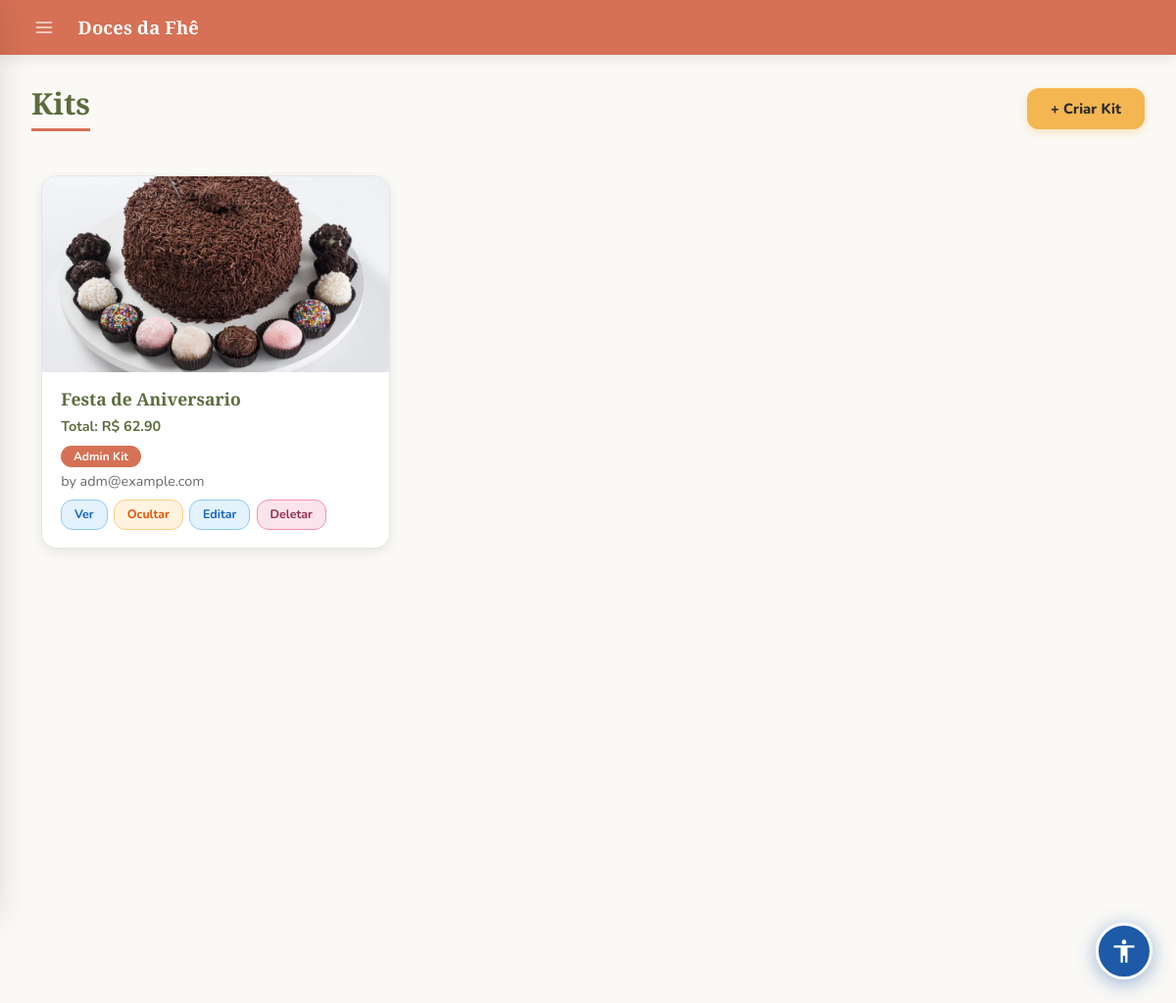
The page /kits (signed in) on the database as committed earlier.
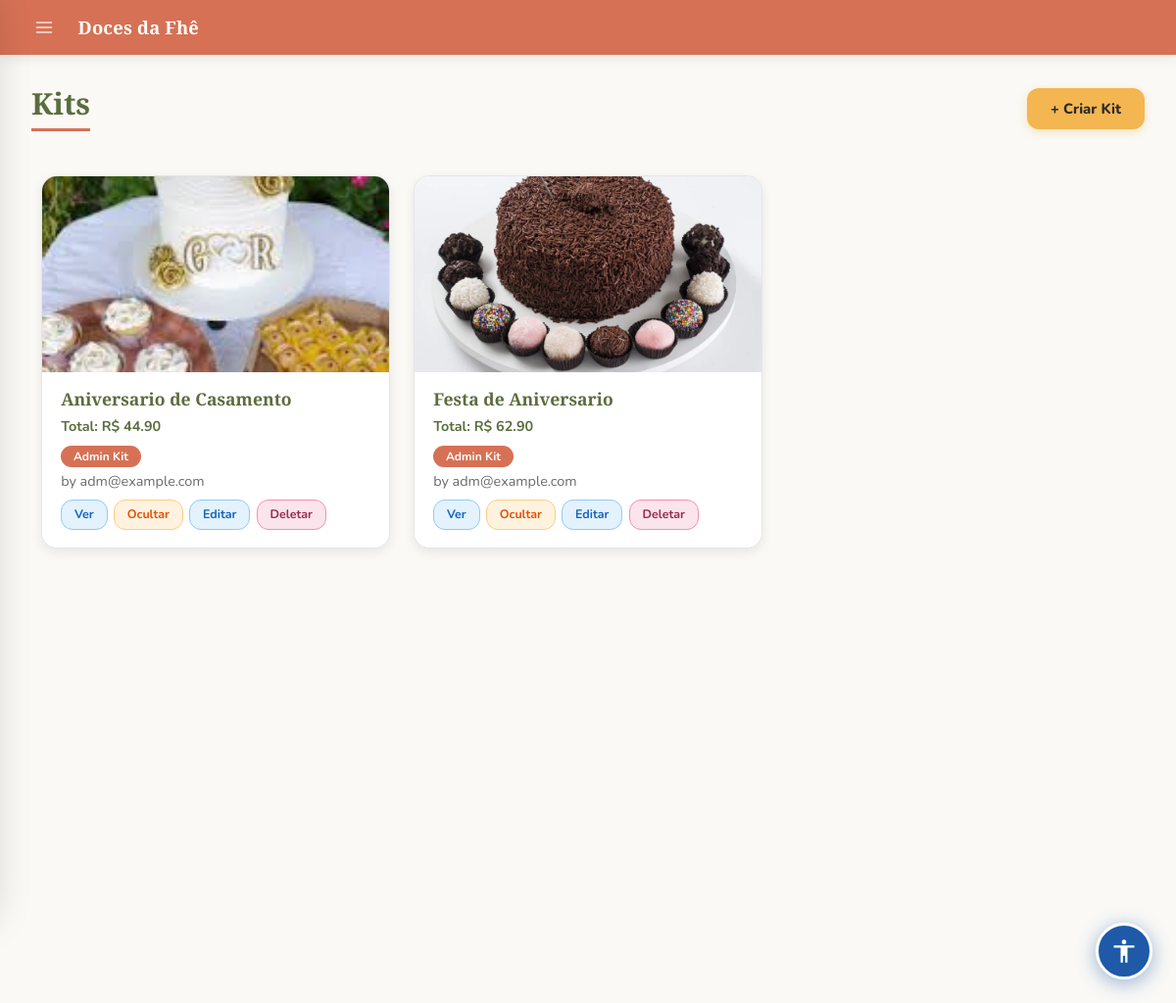
The same page on the database as committed later.
### models.py (models this page shows, shortened)
class SiteConfig(db.Model):
    __tablename__ = "site_config"
    id               = db.Column(db.Integer, primary_key=True)
    color_primary    = db.Column(db.String(20), default='#5B6D3D')
    color_secondary  = db.Column(db.String(20), default='#D67155')
    color_accent     = db.Column(db.String(20), default='#F3B651')
    color_dark       = db.Column(db.String(20), default='#932E50')
    color_bg         = db.Column(db.String(20), default='#FAF9F6')
    color_text       = db.Column(db.String(20), default='#2B2B2B')
    color_text_light = db.Column(db.String(20), default='#6B6B6B')
    auth_bg_color1   = db.Column(db.String(20), default='#e8eed8')
    auth_bg_color2   = db.Column(db.String(20), default='#8fa05a')
    font_title   = db.Column(db.String(100), default='Playfair Display')
    font_body    = db.Column(db.String(100), default='Nunito')
    font_size    = db.Column(db.String(10), default='16')
    title_weight = db.Column(db.String(10), default='700')
    body_weight  = db.Column(db.String(10), default='400')
    layout_mode   = db.Column(db.String(20), default='spacious')
    layout_width  = db.Column(db.String(20), default='centered')
    card_columns  = db.Column(db.Integer,    default=3)
    card_gap      = db.Column(db.Integer,    default=20)
    show_carousel = db.Column(db.Boolean,    default=True)
    btn_radius  = db.Column(db.String(10), default='12px')
    card_shadow = db.Column(db.String(10), default='medium')
    navbar_fixed = db.Column(db.Boolean, default=True)
    anim_enabled     = db.Column(db.Boolean, default=True)
    anim_intensity   = db.Column(db.String(10), default='medium')
    anim_duration    = db.Column(db.Integer,    default=220)
    anim_hover_style = db.Column(db.String(20), default='lift')
    site_name   = db.Column(db.String(100), default='Doces da Fhê')
    logo_url    = db.Column(db.String(255), nullable=True)
    logo_height     = db.Column(db.Integer, default=100)
    logo_fit        = db.Column(db.String(20), default='contain')
    carousel_height = db.Column(db.Integer, default=340)
    card_img_height = db.Column(db.Integer, default=200)
    card_radius     = db.Column(db.String(10), default='16px')
    flash_success   = db.Column(db.String(20), default='#ffffff')
    flash_error     = db.Column(db.String(20), default='#f8d7da')
    flash_info      = db.Column(db.String(20), default='#ffffff')
    new_badge_days  = db.Column(db.Integer, default=7)
    updated_at      = db.Column(db.DateTime, default=datetime.utcnow, onupdate=datetime.utcnow)

class Kit(db.Model):
    __tablename__ = 'kits'
    id = db.Column(db.Integer, primary_key=True)
    name = db.Column(db.String(200), nullable=False)
    description = db.Column(db.Text, nullable=True)
    created_by = db.Column(
        db.Integer, db.ForeignKey('users.id'), nullable=False)
    is_admin_kit = db.Column(db.Boolean, default=False)   # True = admin kit
    ativo = db.Column(db.Boolean, default=True, nullable=False)
    created_at = db.Column(db.DateTime, default=datetime.utcnow)
    updated_at = db.Column(
        db.DateTime, default=datetime.utcnow, onupdate=datetime.utcnow)
    image_url      = db.Column(db.String(500), nullable=True)
    estoque        = db.Column(db.Integer, default=0, nullable=False)
    estoque_minimo = db.Column(db.Integer, default=5, nullable=False)
    products = db.relationship(
        'KitProduct', backref='kit', cascade='all, delete-orphan')
    creator = db.relationship('User', backref='kits')
    @property
    def total_price(self):
        return sum(kp.product.price * kp.quantity for kp in self.products)

class Product(db.Model):
    __tablename__ = "products"
    id          = db.Column(db.Integer, primary_key=True)
    name        = db.Column(db.String(200), unique=True, nullable=False, index=True)
    description = db.Column(db.String(800), nullable=False)
    image_url   = db.Column(db.String(300))
    price       = db.Column(db.Numeric(10, 2), nullable=False)
    category    = db.Column(db.String(100), nullable=True, default='geral')  # ✅ NOVO
    ativo          = db.Column(db.Boolean, default=True, nullable=False)
    estoque        = db.Column(db.Integer, default=0, nullable=False)
    estoque_minimo = db.Column(db.Integer, default=5, nullable=False)
    created_at     = db.Column(db.DateTime, default=datetime.utcnow)

class KitProduct(db.Model):
    __tablename__ = 'kit_products'
    kit_id = db.Column(db.Integer, db.ForeignKey('kits.id'), primary_key=True)
    product_id = db.Column(db.Integer, db.ForeignKey(
        'products.id'), primary_key=True)
    quantity = db.Column(db.Integer, default=1)
    added_at = db.Column(db.DateTime, default=datetime.utcnow)
    product = db.relationship('Product')

class User(db.Model, UserMixin):
    __tablename__ = "users"
    id       = db.Column(db.Integer, primary_key=True)
    email    = db.Column(db.String(120), unique=True, nullable=False, index=True)
    password = db.Column(db.String(200), nullable=False)
    name     = db.Column(db.String(120), nullable=True)   # ✅ NOVO
    phone    = db.Column(db.String(20), nullable=False)
    cep      = db.Column(db.String(8), nullable=False)
    is_admin = db.Column(db.Boolean, default=False, nullable=False)
    reset_token        = db.Column(db.String(100), unique=True, nullable=True)
    reset_token_expiry = db.Column(db.DateTime, nullable=True)
    created_at = db.Column(db.DateTime, default=datetime.utcnow)

### app.py (the view)
@app.route('/kits')
@login_required
def list_kits():
    if current_user.is_admin:
        kits = Kit.query.order_by(Kit.created_at.desc()).all()
    else:
        kits = Kit.query.filter(
            (Kit.created_by == current_user.id) | (Kit.is_admin_kit == True)
        ).order_by(Kit.created_at.desc()).all()
    return render_template('kits/list.html', kits=kits)

### app.py (called while the page is built)
@login_manager.user_loader
def load_user(user_id):
    return User.query.get(int(user_id))

@app.context_processor
def inject_globals():
    if current_user.is_authenticated:
        total_itens = db.session.query(
            db.func.sum(CarrinhoItem.quantidade)
        ).filter_by(user_id=current_user.id).scalar() or 0
    else:
        total_itens = 0
    site_config = SiteConfig.query.first()
    return dict(carrinho_total=total_itens, site_config=site_config)

### templates/kits/list.html (shortened to what this page needs)
{% extends "admin/base.html" %}
{% block styles %}
<link rel="stylesheet" href="{{ url_for('static', filename='admin.css') }}">
{% endblock %}
{% block content %}
<div class="page-header">
  <h2>Kits</h2>
  {% if current_user.is_admin %}
    <div class="page-header-actions">
      <a href="{{ url_for('create_kit') }}" class="btn-primary">+ Criar Kit</a>
    </div>
  {% endif %}
</div>
{% if kits %}
  <div class="container mt-3">
    <div class="row g-4">
      {% for kit in kits %}
      <div class="col-md-6 col-lg-4">
        <div class="card h-100" {% if not kit.ativo %}style="opacity:0.5;"{% endif %}>
          {% if kit.image_url %}
            <img src="{{ url_for('static', filename=kit.image_url) }}" alt="{{ kit.name }}">
          {% else %}
            <div class="d-flex align-items-center justify-content-center bg-secondary text-white" style="height:200px;">
              No image
            </div>
          {% endif %}
          <div class="card-body">
            <h5>{{ kit.name }}</h5>
            <p><strong>Total: R$ {{ "%.2f"|format(kit.total_price) }}</strong></p>
            {% if kit.is_admin_kit %}
              <span class="badge">Admin Kit</span>
            {% endif %}
            <p class="mt-1" style="font-size:.82rem; color:var(--color-text-light);">
              by {{ kit.creator.email }}
            </p>
            <div class="acoes-wrap mt-2">
              <a href="{{ url_for('view_kit', kit_id=kit.id) }}" class="btn-acao btn-editar">Ver</a>
              {% if current_user.is_admin %}
                <form method="POST" action="{{ url_for('toggle_kit_ativo', kit_id=kit.id) }}" style="display:inline;">
                  <button type="submit" class="btn-acao btn-toggle">
                    {% if kit.ativo %}Ocultar{% else %}Mostrar{% endif %}
                  </button>
                </form>
              {% endif %}
              {% if current_user.is_admin or kit.creator_id == current_user.id %}
                <a href="{{ url_for('edit_kit', kit_id=kit.id) }}" class="btn-acao btn-editar">Editar</a>
                <form method="POST" action="{{ url_for('delete_kit', kit_id=kit.id) }}" style="display:inline;" onsubmit="return confirm('Deletar {{ kit.name }}?')">
                  <button type="submit" class="btn-acao btn-deletar">Deletar</button>
                </form>
              {% endif %}
            </div>
          </div>
        </div>
      </div>
      {% endfor %}
    </div>
  </div>
{% else %}
  <p>Nenhum kit encontrado.
    {% if current_user.is_admin %}Crie seu primeiro kit!{% endif %}
  </p>
{% endif %}
{% endblock %}

### templates/admin/base.html (shortened to what this page needs)
<!DOCTYPE html>
<html>
<head>
  <link href="https://cdn.jsdelivr.net/npm/bootstrap@5.3.0/dist/css/bootstrap.min.css" rel="stylesheet">
  {% block styles %}{% endblock %}
  <link rel="stylesheet" href="{{ url_for('dynamic_styles') }}">
  {% if not request.path.startswith('/admin') and request.path not in ['/login', '/signup', '/logout', '/forgot-password', '/change-password'] and not request.path.startswith('/reset-password') %}
  <link rel="stylesheet" href="{{ url_for('static', filename='accessibility.css') }}">
  {% endif %}
</head>
<body>
{% if current_user.is_authenticated and current_user.is_admin %}
<div class="topbar">
  <button class="topbar-menu-btn" id="drawerToggle" aria-label="Menu">
    <svg xmlns="http://www.w3.org/2000/svg" width="20" height="20" viewBox="0 0 24 24" fill="none"
         stroke="currentColor" stroke-width="2" stroke-linecap="round" stroke-linejoin="round">
      <line x1="3" y1="6"  x2="21" y2="6"/>
      <line x1="3" y1="12" x2="21" y2="12"/>
      <line x1="3" y1="18" x2="21" y2="18"/>
    </svg>
  </button>
  <span class="topbar-brand">{{ site_config.site_name if site_config else 'Doces da Fhê' }}</span>
</div>
{% endif %}
<div class="acc-content-wrap">
<main id="acc-main-content">
{% block content %}
{% endblock %}
</main>
</div>
{% if not request.path.startswith('/admin') and request.path not in ['/login', '/signup', '/logout', '/forgot-password', '/change-password'] and not request.path.startswith('/reset-password') %}
<label for="acc-open" class="acc-fab" role="button" aria-label="Abrir painel de acessibilidade" title="Acessibilidade">
  <svg xmlns="http://www.w3.org/2000/svg" width="28" height="28" viewBox="0 0 24 24" fill="currentColor">
    <path d="M12 2c1.1 0 2 .9 2 2s-.9 2-2 2-2-.9-2-2 .9-2 2-2zm9 7h-6v13h-2v-6h-2v6H9V9H3V7h18v2z"/>
  </svg>
</label>
{% endif %}
</body>
</html>

### static/admin.css (style rules this page uses)
:root { --color-primary: #5B6D3D; --color-secondary: #D67155; --color-accent: #F3B651; --color-dark: #932E50; --color-bg: #FAF9F6; --color-white: #FFFFFF; --color-text: #2B2B2B; --color-text-light: #6B6B6B; --color-border: #E5E5E5; --color-hover-primary: #4a5932; --color-hover-accent: #d9a13f; --color-hover-secondary: #b85a42; --shadow-sm: 0 2px 6px rgba(0,0,0,.05); --shadow-md: 0 4px 12px rgba(0,0,0,.08); --shadow-lg: 0 8px 20px rgba(0,0,0,.12); --radius-sm: 6px; --radius-md: 10px; --radius-lg: 16px; }
html body { background: var(--color-bg) !important; font-family: 'Nunito', sans-serif !important; margin: 0 !important; padding: 0 !important; }
html body h2 { font-family: 'Playfair Display', serif !important; font-size: 1.9rem !important; color: var(--color-primary) !important; margin: 2rem 2rem 1.2rem !important; padding-bottom: .5rem !important; border-bottom: 3px solid var(--color-secondary) !important; display: inline-block !important; background: none !important; width: auto !important; }
html body .btn-primary, html body a.btn-primary, html body button.btn-primary { background-color: var(--color-accent) !important; border: none !important; color: var(--color-text) !important; border-radius: 12px !important; padding: .6rem 1.5rem !important; font-family: 'Nunito', sans-serif !important; font-weight: 800 !important; font-size: .92rem !important; text-decoration: none !important; transition: background .2s, transform .15s, box-shadow .2s !important; cursor: pointer !important; box-shadow: 0 3px 10px rgba(243,182,81,.35) !important; display: inline-block !important; }
.page-header, .evento-header { display: flex; justify-content: space-between; align-items: center; gap: 1rem; margin: 2rem 2rem 1.8rem; flex-wrap: wrap; }
html body .page-header h2, html body .evento-titulo h2 { font-family: 'Playfair Display', serif !important; font-size: 1.9rem !important; color: var(--color-primary) !important; margin: 0 !important; padding-bottom: .4rem !important; border-bottom: 3px solid var(--color-secondary) !important; display: inline-block !important; }
.page-header-actions, .evento-acoes { display: flex; gap: .8rem; align-items: center; flex-wrap: wrap; flex-shrink: 0; }
.acoes-wrap { display: flex; gap: .4rem; flex-wrap: wrap; align-items: center; }
.btn-acao { display: inline-block; padding: .32rem .8rem; border-radius: 20px; font-size: .78rem; font-weight: 700; text-decoration: none !important; transition: opacity .15s, transform .1s; white-space: nowrap; }
.btn-toggle { background: #fff3e0; color: #e65100; border: 1.5px solid #ffcc80; }
.btn-editar { background: #e3f2fd; color: #1565c0; border: 1.5px solid #90caf9; }
.btn-deletar { background: #fce4ec; color: #932E50; border: 1.5px solid #f48fb1; }
html body .card { background: var(--color-white) !important; border: 1.5px solid var(--color-border) !important; border-radius: var(--radius-lg) !important; box-shadow: var(--shadow-md) !important; overflow: hidden !important; transition: transform .2s, box-shadow .2s !important; }
html body .card img { width: 100% !important; height: 200px !important; object-fit: cover !important; max-width: unset !important; max-height: 200px !important; display: block !important; }
html body .card .card-body { padding: 1.1rem 1.2rem !important; background: var(--color-white) !important; }
html body .card h5, html body .card .card-title { font-family: 'Playfair Display', serif !important; font-size: 1.1rem !important; color: var(--color-primary) !important; margin-bottom: .3rem !important; }
html body .card p { font-size: .9rem !important; color: var(--color-text-light) !important; margin-bottom: .4rem !important; }
html body .card strong { color: var(--color-primary) !important; }
html body .badge, html body .badge.bg-primary { background-color: var(--color-secondary) !important; color: var(--color-white) !important; border-radius: 24px !important; font-size: .75rem !important; padding: .3rem .8rem !important; font-weight: 700 !important; }
html body .container { padding-top: 1rem !important; padding-bottom: 3rem !important; }

Rows that differ between the two databases and show on the page:
added Kit: image_url (picture), name "Aniversario de Casamento", is_admin_kit "Admin Kit", creator.email "adm@example.com", ativo "Ocultar"
now on this page (row unchanged): Product: total_price "44.90"
